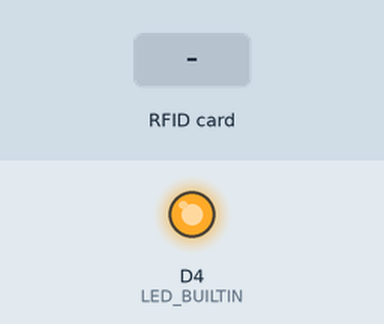
Recording of a sketch running on a simulated ESP8266 (NodeMCU). Parts: output pins drawn as LEDs (lit = HIGH, except the on-board LED, lit = LOW). Inputs (shaded band) come from the test bench. WiFi joins after 1.5 s; servers stay silent unless stated; what the sketch prints to the serial monitor is not drawn.

Above: at 2.7 s.
2.8 s: RFID card 5E 7A 19 C4 held to the reader
At 3.11 s:
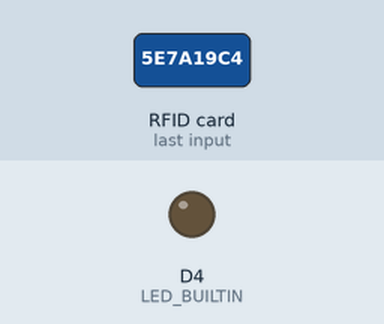
Timing chart, 0 to 5.8 s (numbered marks = the images above; inputs shaded):
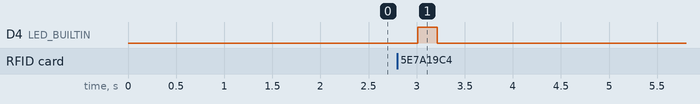

The sketch:

sketch_feb09a.ino
```cpp
// #include <SPI.h>
// #include <MFRC522.h>

// #define RST_PIN D1
// #define SDA_PIN D2

// MFRC522 mfrc522(SDA_PIN, RST_PIN);

// void setup() {
//   Serial.begin(9600);
//   SPI.begin();
//   mfrc522.PCD_Init();
//   Serial.println("Put your card to the reader...");
//   pinMode(LED_BUILTIN, OUTPUT);
// }

// void loop() {


//   if (!mfrc522.PICC_IsNewCardPresent()) {
//     return;
//   }

//   if (!mfrc522.PICC_ReadCardSerial()) {
//     return;
//   }

//   Serial.print("UID tag :");
//   String content = "";
//   byte letter;

//   for (byte i = 0; i < mfrc522.uid.size; i++) {
//     Serial.print(mfrc522.uid.uidByte[i] < 0x10 ? " 0" : " ");
//     Serial.print(mfrc522.uid.uidByte[i], HEX);
//     content.concat(String(mfrc522.uid.uidByte[i] < 0x10 ? " 0" : " "));
//     content.concat(String(mfrc522.uid.uidByte[i], HEX));
//   }

//   Serial.println();
//   Serial.print("Pesan : ");
//   content.toUpperCase();


//   if (content.substring(1) == "50 2D 8C 15") {
//     Serial.println("Kartu cocok");
//     Serial.println();
//     digitalWrite(LED_BUILTIN, LOW);  // turn the LED on (HIGH is the voltage level)
//     delay(1000);
//   }

//   else if (content.substring(1) == "79 D0 24 A3") {
//     Serial.println("Kartu cocok");
//     Serial.println();
//     digitalWrite(LED_BUILTIN, LOW);  // turn the LED on (HIGH is the voltage level)
//     delay(1000);
//   } else {
//     Serial.println("Kartu Tidak cocok");
//     delay(1000);
//   }


//   digitalWrite(LED_BUILTIN, HIGH);
// }


// #include <ESP8266WiFi.h>
// #include <ESP8266HTTPClient.h>
// #include <WiFiClient.h>

// const char* ssid = "Slamet";
// const char* password = "jalakjetis";

// String serverName = "http://192.168.1.8:8000";

// unsigned long lastTime = 0;
// unsigned long timerDelay = 5000;
// -----------------------
// void setup() {
//   Serial.begin(9600);

//   WiFi.begin(ssid, password);
//   Serial.println("Connecting");
//   while(WiFi.status() != WL_CONNECTED) {
//     delay(1000);
//     Serial.print(".");
//   }
//   Serial.println("");
//   Serial.print("Connected to WiFi network with IP Address: ");
//   Serial.println(WiFi.localIP());

//   Serial.println("Timer set to 5 seconds (timerDelay variable), it will take 5 seconds before publishing the first reading.");
// }
// -----------------------

// void loop() {
//   // Send an HTTP POST request depending on timerDelay
//   if ((millis() - lastTime) > timerDelay) {
//     //Check WiFi connection status
//     if(WiFi.status()== WL_CONNECTED){
//       WiFiClient client;
//       HTTPClient http;

//       String serverPath = serverName + "/test?id=10";

//       // Your Domain name with URL path or IP address with path
//       http.begin(client, serverPath.c_str());

//       // If you need Node-RED/server authentication, insert user and password below
//       //http.setAuthorization("REPLACE_WITH_SERVER_USERNAME", "REPLACE_WITH_SERVER_PASSWORD");

//       // Send HTTP GET request
//       int httpResponseCode = http.GET();

//       if (httpResponseCode>0) {
//         Serial.print("HTTP Response code: ");
//         Serial.println(httpResponseCode);
//         String payload = http.getString();
//         Serial.println(payload);
//       }
//       else {
//         Serial.print("Error code send data : ");
//         Serial.println(httpResponseCode);
//       }
//       // Free resources
//       http.end();
//     }
//     else {
//       Serial.println("WiFi Disconnected");
//     }
//     lastTime = millis();
//   }
// }


//---------- Wifi and webserver
#include <ESP8266WiFi.h>
#include <ESP8266HTTPClient.h>
#include <WiFiClient.h>
const char* ssid = "SOEDER";// nama wifi
const char* password = "987654321";// password wifi

// webserver laravel

String Link;
const char* host = "192.168.1.25";// target api
const int httpPort = 8000;
String serverName = "http://" + String(host) + ":" + httpPort;


// ----------------

// ------------RFID
#include <SPI.h>
#include <MFRC522.h>
#define RST_PIN D1
#define SDA_PIN D2

MFRC522 mfrc522(SDA_PIN, RST_PIN);
// ----------
void setup() {
  Serial.begin(9600);

  // ------ Wifi Setup
  // seting wifi
  WiFi.hostname("NodeMcu");

  WiFi.begin(ssid, password);
  Serial.println("Connecting");
  // Process Connect Wifi AccesPoint
  while (WiFi.status() != WL_CONNECTED) {
    delay(500);
    Serial.print(".");
  }
  Serial.println("");
  Serial.print("Connected to WiFi network with IP Address: ");
  Serial.println(WiFi.localIP());
  // ----------------------

  // ------- RFID Setup
  SPI.begin();
  mfrc522.PCD_Init();
  Serial.println("Dekatkan Kartu RFID...");
  // ----------------

  // pin lampu LED arduino
  pinMode(LED_BUILTIN, OUTPUT);
}


void loop() {

  if (!mfrc522.PICC_IsNewCardPresent()) {
    return;
  }


  if (!mfrc522.PICC_ReadCardSerial()) {
    return;
  }

  Serial.print("UID tag :");
  String content = "";  // RFID card
  // byte letter;

  for (byte i = 0; i < mfrc522.uid.size; i++) {
    content += mfrc522.uid.uidByte[i];
    // Serial.print(mfrc522.uid.uidByte[i] < 0x10 ? " 0" : " ");
    // Serial.print(mfrc522.uid.uidByte[i], HEX);
    // content.concat(String(mfrc522.uid.uidByte[i] < 0x10 ? " 0" : " "));
    // content.concat(String(mfrc522.uid.uidByte[i], HEX));
  }

  Serial.print(content);
  Serial.println();
  // Serial.print("Pesan : ");
  // content.toUpperCase();
  // if (content.substring(1) == "50 2D 8C 15") {
  //   Serial.println("Kartu cocok");
  //   Serial.println();
  //   digitalWrite(LED_BUILTIN, LOW);  // turn the LED on (HIGH is the voltage level)
  //   delay(1000);
  // }

  // Kirim nomor RFID ke Webservices Laravel
  WiFiClient client;
  HTTPClient http;

  if (!client.connect(host, httpPort)) {
    Serial.println("Connect Fail");
  }
  digitalWrite(LED_BUILTIN, HIGH);
  String serverPath = serverName + "/api/sensor/" + content;
  http.begin(client, serverPath.c_str());  // link kirim webserver
  int httpResponseCode = http.GET();       // method yang di gunakan

  // String payload = http.getString();// response dari webserver
  // Serial.println(payload);// print isi data

  if (httpResponseCode > 0) {  // apa bila response code

    Serial.print("HTTP Response code: ");
    Serial.println(httpResponseCode);
    String payload = http.getString();  // response dari webserver
    Serial.println(payload);            // print isi data

  } else {
    Serial.print("Error code send data : ");
    Serial.println(httpResponseCode);
  }
  // Free resources
  digitalWrite(LED_BUILTIN, LOW);
  http.end();
  delay(2000);
}
```

Measured:
- after the input at 2.8 s, D4 (LED_BUILTIN): LOW → HIGH after 0.21 s, → LOW 0.20 s later
